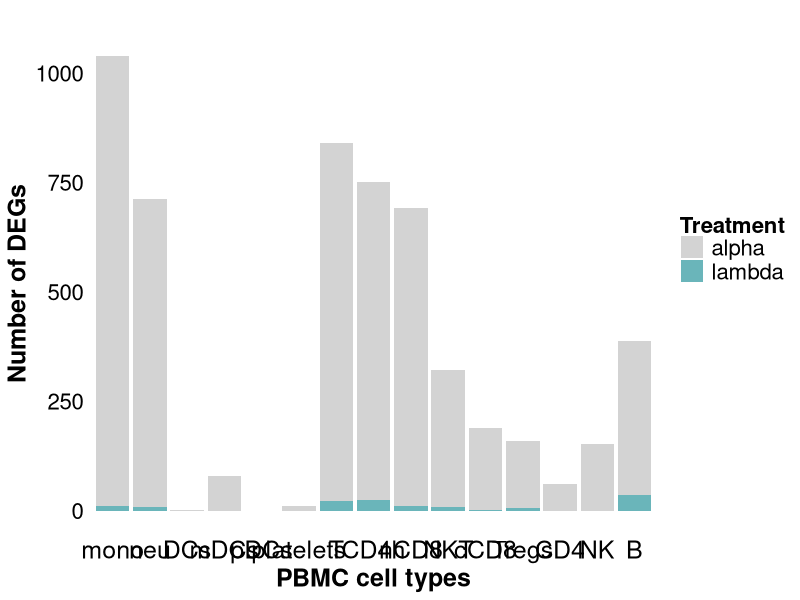
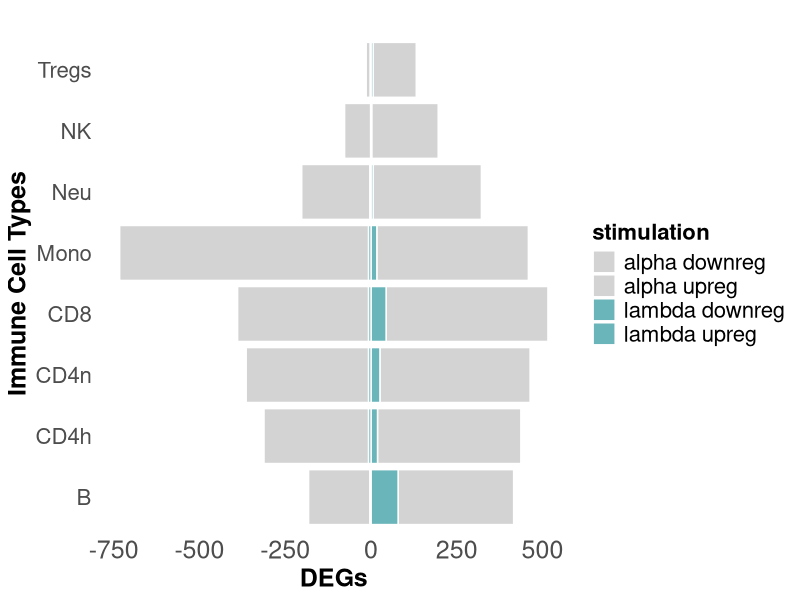

Write R code to recreate these figures, in order. (Note: this script raises an error after producing the figures.)
# DEG quantification stacked bar graph 

library(ggplot2)

##### Stacked Bar graph DEGs up & down #####
# Y values : 
DEGs <- c(442, 17, -726, -7,
          316, 6, -199, -3, 
          418, 19, -305, -7, 
          438, 26, -357, -7,
          126, 6, -12, -2,
          472, 44, -382, -7,
          194, 2, -76, -1,
          337, 79, -179, -3
)
# x groups : 
CellTypes <- c(rep("Mono", 4), 
               rep("Neu", 4),
               rep("CD4h", 4),
               rep("CD4n", 4),
               rep("Tregs", 4),
               rep("CD8", 4),
               rep("NK", 4),
               rep("B", 4))
# stacks : 
stimulation <- rep(c("alpha upreg", "lambda upreg", "alpha downreg", "lambda downreg"), 8)
# other : 
grouped <- data.frame(stimulation, CellTypes, DEGs)

colours <- c("#b0d8da", "#57a8eb","#6ab5ba","#187bcd")
colours <- c("#d3d3d3","#d3d3d3", "#6ab5ba","#6ab5ba")

# Plot : 
horizontal <- ggplot(
  grouped,
  aes(fill = stimulation, y = DEGs, x = CellTypes)) +
  geom_bar(color = "white", position = "stack", stat = "identity") +
  theme_minimal() +
  scale_fill_manual(values = colours) +
  labs(title = "", x = "Immune Cell Types", y = "DEGs") +
  theme(
    axis.text.x = element_text(size = 18),
    axis.text.y = element_text(size = 16),
    axis.title = element_text(size = 18, face = "bold"),
    legend.title = element_text(size = 16, face = "bold"),
    legend.text = element_text(size = 16),
    panel.grid.major = element_blank(), # Remove major grid lines
    panel.grid.minor = element_blank()  # Remove minor grid lines
  )

vertical <- ggplot(
  grouped,
  aes(fill = stimulation, y = CellTypes, x = DEGs)) +
  geom_bar(color = "white", position = "stack", stat = "identity") +
  theme_minimal() +
  scale_fill_manual(values = colours) +
  labs(title = "", x = "DEGs", y = "Immune Cell Types") +
  theme(
    axis.text.x = element_text(size = 18),
    axis.text.y = element_text(size = 16),
    axis.title = element_text(size = 18, face = "bold"),
    legend.title = element_text(size = 16, face = "bold"),
    legend.text = element_text(size = 16),
    panel.grid.major = element_blank(), # Remove major grid lines
    panel.grid.minor = element_blank()  # Remove minor grid lines
  )


##### Stacked Bar graph DEGs #####

# Y values : 
DEGs <- c(1029, 11, # monocytes
          703, 10, # neutrophils
          # 1209, 13, # myeloid 
          3, 0,   # DCs
          80, 0, # myeloid dericed dendritic cells
          0,0, # pDCs

          # 297, 51, # dendritic cells 

          12, 0, # platelets 

          819, 23, # T cells
          727, 26, # CD4h
          682, 11, # naive cd8
          315, 8, # NKT
          187, 2, # cyto CD8
          153, 6, # T regs 
          62, 0, # CD4
          151, 1, # NK
          # 935, 33, # overall T 

          352, 36 # B
)

# x groups : 
CellTypes <- c(rep("mono", 2), 
               rep("neu", 2),
               # rep("myeloid", 2),
               rep("DCs", 2),
               rep("mDCs", 2),
               rep("pDCs", 2),

               rep("platelets", 2),

               rep("T", 2),
               rep("CD4h", 2),
               rep("nCD8", 2),
               rep("NKT", 2),
               rep("cCD8", 2),
               rep("Tregs", 2),
               rep("CD4", 2),
               rep("NK", 2),
               # rep("all_T", 2),

               rep("B", 2))
# stacks : 
Treatment <- rep(c("alpha", "lambda"), 15)
# create data frame :  
grouped <- data.frame(Treatment, CellTypes, DEGs)

# Modify the order of CellTypes as a factor: (prevents alphabetically losing NB information)
grouped$CellTypes <- factor(grouped$CellTypes, levels = c(
  "mono", "neu", "DCs","mDCs","pDCs","platelets","T","CD4h","nCD8","NKT","cCD8","Tregs","CD4","NK","B"))


colours <- c("lightgrey", "#6ab5ba")



# Plot : 
horizontal <- ggplot(
  grouped,
  aes(fill = Treatment, y =DEGs, x = CellTypes)) +
  geom_bar(color = NA, position = "stack", stat = "identity") +
  theme_minimal() +
  scale_fill_manual(values = colours) +
  labs(title = "", x = "PBMC cell types", y = "Number of DEGs") +
  theme(
    axis.text.x = element_text(size = 18, colour = "black"),
    axis.text.y = element_text(size = 16, colour = "black"),
    axis.title = element_text(size = 18, face = "bold", colour = "black", margin = margin(t = 10)),
    legend.title = element_text(size = 16, face = "bold", colour= "black", margin = margin(t = -50)),
    legend.text = element_text(size = 16, colour= "black"),
    panel.grid.major = element_blank(), # Remove major grid lines
    panel.grid.minor = element_blank()  # Remove minor grid lines
  )


##### DGEA #####

# L6: B cells lambda specific 
# Y values : 
process <- L6_lambda$Description
# x groups : 
Count <- L6_lambda$Count

pvalue <- L6_lambda$p.adjust

grouped <- data.frame(process, Count, pvalue)

# Plot
B_bar <- ggplot(
  grouped,
  aes(fill = pvalue, y = process, x = Count)) +
  geom_bar(stat = "identity", color = "black", position = "stack") + 
  theme_minimal() +
  scale_fill_gradient(low = "#d3d3d3", high = "#6ab5ba") +  # Use scale_fill_gradient
  labs(title = "B", x = "Count", y = "") +
  theme(
    axis.text.x = element_text(size = 18, colour = "black"),
    axis.text.y = element_text(size = 16, colour = "black"),
    title = element_text(size = 20, face = "bold", colour = "black", vjust = 0.5),
    axis.title = element_text(size = 18, face = "bold", colour = "black", margin = margin(t = 10)),
    legend.title = element_text(size = 16, face = "bold", colour= "black", margin = margin(t = -50)),
    legend.text = element_text(size = 16, colour= "black"),
    panel.grid.major = element_blank(),  # Remove major grid lines
    panel.grid.minor = element_blank(),   # Remove minor grid lines
    panel.border = element_rect(color = "black", fill = NA, size = 1),
    plot.title.position = "plot")



# L2: CD4 naive lambda specific 
# Y values : 
process <- L2_lambda$Description
# x groups : 
Count <- L2_lambda$Count

pvalue <- L2_lambda$p.adjust

grouped <- data.frame(process, Count, pvalue)

# Plot
L2_bar <- ggplot(
  grouped,
  aes(fill = pvalue, y = process, x = Count)) +
  geom_bar(stat = "identity", color = "black", position = "stack") + 
  theme_minimal() +
  scale_fill_gradient(low = "#d3d3d3", high = "#6ab5ba") +  # Use scale_fill_gradient
  labs(title = "CD4 naive", x = "Count", y = "") +
  theme(
    axis.text.x = element_text(size = 18, colour = "black"),
    axis.text.y = element_text(size = 16, colour = "black"),
    title = element_text(size = 20, face = "bold", colour = "black", vjust = 0.5),
    axis.title = element_text(size = 18, face = "bold", colour = "black", margin = margin(t = 10)),
    legend.title = element_text(size = 16, face = "bold", colour= "black", margin = margin(t = -50)),
    legend.text = element_text(size = 16, colour= "black"),
    panel.grid.major = element_blank(),  # Remove major grid lines
    panel.grid.minor = element_blank(),   # Remove minor grid lines
    panel.border = element_rect(color = "black", fill = NA, size = 1),
    plot.title.position = "plot")


# L1: CD4 helper lambda specific 
# Y values : 
process <- L1_lambda$Description
# x groups : 
Count <- L1_lambda$Count

pvalue <- L1_lambda$p.adjust

grouped <- data.frame(process, Count, pvalue)

# Plot
L1_bar <- ggplot(
  grouped,
  aes(fill = pvalue, y = process, x = Count)) +
  geom_bar(stat = "identity", color = "black", position = "stack") + 
  theme_minimal() +
  scale_fill_gradient(low = "#d3d3d3", high = "#6ab5ba") +  # Use scale_fill_gradient
  labs(title = "CD4 helper", x = "Count", y = "") +
  theme(
    axis.text.x = element_text(size = 18, colour = "black"),
    axis.text.y = element_text(size = 16, colour = "black"),
    title = element_text(size = 20, face = "bold", colour = "black", vjust = 0.5),
    axis.title = element_text(size = 18, face = "bold", colour = "black", margin = margin(t = 10)),
    legend.title = element_text(size = 16, face = "bold", colour= "black", margin = margin(t = -50)),
    legend.text = element_text(size = 16, colour= "black"),
    panel.grid.major = element_blank(),  # Remove major grid lines
    panel.grid.minor = element_blank(),   # Remove minor grid lines
    panel.border = element_rect(color = "black", fill = NA, size = 1),
    plot.title.position = "plot")

# M2: neutrophils lambda specific 

subset <- c("GO:0006775", "GO:0071354","GO:0033280","GO:0071295","GO:0071305","GO:0042359","GO:0009111","GO:0042363","GO:1990573","GO:0070741")

M2_lambda <- M2_lambda[M2_lambda$ID %in% subset,]

# Y values : 
process <- M2_lambda$Description
# x groups : 
Count <- M2_lambda$Count

pvalue <- M2_lambda$p.adjust

grouped <- data.frame(process, Count, pvalue)

# Plot
M2_bar <- ggplot(
  grouped,
  aes(fill = pvalue, y = process, x = Count)) +
  geom_bar(stat = "identity", color = "black", position = "stack") + 
  theme_minimal() +
  scale_fill_gradient(low = "#d3d3d3", high = "#6ab5ba") +  # Use scale_fill_gradient
  labs(title = "Neutrophils", x = "Count", y = "") +
  theme(
    axis.text.x = element_text(size = 18, colour = "black"),
    axis.text.y = element_text(size = 16, colour = "black"),
    title = element_text(size = 20, face = "bold", colour = "black", vjust = 0.5),
    axis.title = element_text(size = 18, face = "bold", colour = "black", margin = margin(t = 10)),
    legend.title = element_text(size = 16, face = "bold", colour= "black", margin = margin(t = -50)),
    legend.text = element_text(size = 16, colour= "black"),
    panel.grid.major = element_blank(),  # Remove major grid lines
    panel.grid.minor = element_blank(),   # Remove minor grid lines
    panel.border = element_rect(color = "black", fill = NA, size = 1),
    plot.title.position = "plot")

# L4: CD8 lambda specific
L4_lambda$Description[5] <- "DNA damage response signalling"

# Y values : 
process <- L4_lambda$Description
# x groups : 
Count <- L4_lambda$Count

pvalue <- L4_lambda$p.adjust

grouped <- data.frame(process, Count, pvalue)

# Plot
L4_bar <- ggplot(
  grouped,
  aes(fill = pvalue, y = process, x = Count)) +
  geom_bar(stat = "identity", color = "black", position = "stack", width = 1) + 
  theme_minimal() +
  scale_fill_gradient(low = "#d3d3d3", high = "#6ab5ba") +  # Use scale_fill_gradient
  labs(title = "CD8", x = "Count", y = "") +
  theme(
    axis.text.x = element_text(size = 18, colour = "black"),
    axis.text.y = element_text(size = 16, colour = "black"),
    title = element_text(size = 20, face = "bold", colour = "black", vjust = 0.5),
    axis.title = element_text(size = 18, face = "bold", colour = "black", margin = margin(t = 10)),
    legend.title = element_text(size = 16, face = "bold", colour= "black", margin = margin(t = -50)),
    legend.text = element_text(size = 16, colour= "black"),
    panel.grid.major = element_blank(),  # Remove major grid lines
    panel.grid.minor = element_blank(),   # Remove minor grid lines
    panel.border = element_rect(color = "black", fill = NA, size = 1),
    plot.title.position = "plot") 


# L3  Tregs lambda specific 

subset <- c("GO:0002181", "GO:0042273", "GO:0030643", "GO:0042363", "GO:0009111","GO:0044320", "GO:0042359","GO:0044321","GO:0071305","GO:0006706","GO:0033280", "GO:0030279", "GO:0071354", "GO:0006775", "GO:0031670","GO:0070741", "GO:0055062", "GO:0071107", "GO:0044320")

L3_lambda <- L3_lambda[L3_lambda$ID %in% subset,]

# Y values : 
process <- L3_lambda$Description
# x groups : 
Count <- L3_lambda$Count

pvalue <- L3_lambda$p.adjust

grouped <- data.frame(process, Count, pvalue)

# Plot
L3_bar <- ggplot(
  grouped,
  aes(fill = pvalue, y = process, x = Count)) +
  geom_bar(stat = "identity", color = "black", position = "stack") + 
  theme_minimal() +
  scale_fill_gradient(low = "#d3d3d3", high = "#6ab5ba") +  # Use scale_fill_gradient
  labs(title = "Tregulatory", x = "Count", y = "") +
  theme(
    axis.text.x = element_text(size = 18, colour = "black"),
    axis.text.y = element_text(size = 16, colour = "black"),
    title = element_text(size = 20, face = "bold", colour = "black", vjust = 0.5),
    axis.title = element_text(size = 18, face = "bold", colour = "black", margin = margin(t = 10)),
    legend.title = element_text(size = 16, face = "bold", colour= "black", margin = margin(t = -50)),
    legend.text = element_text(size = 16, colour= "black"),
    panel.grid.major = element_blank(),  # Remove major grid lines
    panel.grid.minor = element_blank(),   # Remove minor grid lines
    panel.border = element_rect(color = "black", fill = NA, size = 1),
    plot.title.position = "plot")
